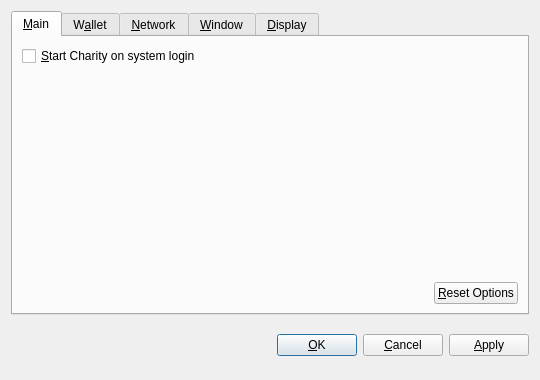
<?xml version="1.0" encoding="UTF-8"?>
<ui version="4.0">
 <class>OptionsDialog</class>
 <widget class="QDialog" name="OptionsDialog">
  <property name="geometry">
   <rect>
    <x>0</x>
    <y>0</y>
    <width>540</width>
    <height>380</height>
   </rect>
  </property>
  <property name="windowTitle">
   <string>Options</string>
  </property>
  <property name="modal">
   <bool>true</bool>
  </property>
  <layout class="QVBoxLayout" name="verticalLayout">
   <item>
    <widget class="QTabWidget" name="tabWidget">
     <property name="tabPosition">
      <enum>QTabWidget::North</enum>
     </property>
     <property name="currentIndex">
      <number>0</number>
     </property>
     <widget class="QWidget" name="tabMain">
      <attribute name="title">
       <string>&amp;Main</string>
      </attribute>
      <layout class="QVBoxLayout" name="verticalLayout_Main">
       <item>
        <widget class="QCheckBox" name="bitcoinAtStartup">
         <property name="toolTip">
          <string>Automatically start Charity after logging in to the system.</string>
         </property>
         <property name="text">
          <string>&amp;Start Charity on system login</string>
         </property>
        </widget>
       </item>
       <item>
        <spacer name="verticalSpacer_Main">
         <property name="orientation">
          <enum>Qt::Vertical</enum>
         </property>
         <property name="sizeHint" stdset="0">
          <size>
           <width>20</width>
           <height>40</height>
          </size>
         </property>
        </spacer>
       </item>
       <item>
        <layout class="QHBoxLayout" name="horizontalLayout_2_Main">
         <item>
          <spacer name="horizontalSpacer_2_Main">
           <property name="orientation">
            <enum>Qt::Horizontal</enum>
           </property>
           <property name="sizeHint" stdset="0">
            <size>
             <width>40</width>
             <height>20</height>
            </size>
           </property>
          </spacer>
         </item>
         <item>
          <widget class="QPushButton" name="resetButton">
           <property name="toolTip">
            <string>Reset all client options to default.</string>
           </property>
           <property name="text">
            <string>&amp;Reset Options</string>
           </property>
           <property name="autoDefault">
            <bool>false</bool>
           </property>
          </widget>
         </item>
        </layout>
       </item>
      </layout>
     </widget>
     <widget class="QWidget" name="tabWallet">
      <attribute name="title">
       <string>W&amp;allet</string>
      </attribute>
      <layout class="QVBoxLayout" name="verticalLayout_Network">
       <item>
        <widget class="QLabel" name="transactionFeeInfoLabel">
         <property name="text">
          <string>Optional transaction fee per kB that helps make sure your transactions are processed quickly. Most transactions are 1 kB.</string>
         </property>
         <property name="textFormat">
          <enum>Qt::PlainText</enum>
         </property>
         <property name="wordWrap">
          <bool>true</bool>
         </property>
        </widget>
       </item>
       <item>
        <layout class="QHBoxLayout" name="horizontalLayout_1_Main">
         <item>
          <widget class="QLabel" name="transactionFeeLabel">
           <property name="text">
            <string>Pay transaction &amp;fee</string>
           </property>
           <property name="textFormat">
            <enum>Qt::PlainText</enum>
           </property>
           <property name="buddy">
            <cstring>transactionFee</cstring>
           </property>
          </widget>
         </item>
         <item>
          <widget class="BitcoinAmountField" name="transactionFee"/>
         </item>
         <item>
          <spacer name="horizontalSpacer_1_Main">
           <property name="orientation">
            <enum>Qt::Horizontal</enum>
           </property>
           <property name="sizeHint" stdset="0">
            <size>
             <width>40</width>
             <height>20</height>
            </size>
           </property>
          </spacer>
         </item>
        </layout>
       </item>
       <item>
        <widget class="QLabel" name="label">
         <property name="text">
          <string>If you disable the spending of unconfirmed change, the change from a transaction cannot be used until that transaction has at least one confirmation. This also affects how your balance is computed.</string>
         </property>
         <property name="wordWrap">
          <bool>true</bool>
         </property>
        </widget>
       </item>
       <item>
        <widget class="QCheckBox" name="spendZeroConfChange">
         <property name="text">
          <string>Spend unconfirmed change  (experts only)</string>
         </property>
        </widget>
       </item>
       <item>
        <spacer name="verticalSpacer">
         <property name="orientation">
          <enum>Qt::Vertical</enum>
         </property>
         <property name="sizeHint" stdset="0">
          <size>
           <width>20</width>
           <height>40</height>
          </size>
         </property>
        </spacer>
       </item>
      </layout>
     </widget>
     <widget class="QWidget" name="tabNetwork">
      <attribute name="title">
       <string>&amp;Network</string>
      </attribute>
      <layout class="QVBoxLayout" name="verticalLayout_Network">
       <item>
        <widget class="QCheckBox" name="mapPortUpnp">
         <property name="toolTip">
          <string>Automatically open the Charity client port on the router. This only works when your router supports UPnP and it is enabled.</string>
         </property>
         <property name="text">
          <string>Map port using &amp;UPnP</string>
         </property>
        </widget>
       </item>
       <item>
        <widget class="QCheckBox" name="connectSocks">
         <property name="toolTip">
          <string>Connect to the Charity network through a SOCKS proxy (e.g. when connecting through Tor).</string>
         </property>
         <property name="text">
          <string>&amp;Connect through SOCKS proxy:</string>
         </property>
        </widget>
       </item>
       <item>
        <layout class="QHBoxLayout" name="horizontalLayout_Network">
         <item>
          <widget class="QLabel" name="proxyIpLabel">
           <property name="text">
            <string>Proxy &amp;IP:</string>
           </property>
           <property name="textFormat">
            <enum>Qt::PlainText</enum>
           </property>
           <property name="buddy">
            <cstring>proxyIp</cstring>
           </property>
          </widget>
         </item>
         <item>
          <widget class="QValidatedLineEdit" name="proxyIp">
           <property name="maximumSize">
            <size>
             <width>140</width>
             <height>16777215</height>
            </size>
           </property>
           <property name="toolTip">
            <string>IP address of the proxy (e.g. 127.0.0.1)</string>
           </property>
          </widget>
         </item>
         <item>
          <widget class="QLabel" name="proxyPortLabel">
           <property name="text">
            <string>&amp;Port:</string>
           </property>
           <property name="textFormat">
            <enum>Qt::PlainText</enum>
           </property>
           <property name="buddy">
            <cstring>proxyPort</cstring>
           </property>
          </widget>
         </item>
         <item>
          <widget class="QLineEdit" name="proxyPort">
           <property name="maximumSize">
            <size>
             <width>55</width>
             <height>16777215</height>
            </size>
           </property>
           <property name="toolTip">
            <string>Port of the proxy (e.g. 9050)</string>
           </property>
          </widget>
         </item>
         <item>
          <widget class="QLabel" name="socksVersionLabel">
           <property name="text">
            <string>SOCKS &amp;Version:</string>
           </property>
           <property name="textFormat">
            <enum>Qt::PlainText</enum>
           </property>
           <property name="buddy">
            <cstring>socksVersion</cstring>
           </property>
          </widget>
         </item>
         <item>
          <widget class="QValueComboBox" name="socksVersion">
           <property name="toolTip">
            <string>SOCKS version of the proxy (e.g. 5)</string>
           </property>
          </widget>
         </item>
         <item>
          <spacer name="horizontalSpacer_Network">
           <property name="orientation">
            <enum>Qt::Horizontal</enum>
           </property>
           <property name="sizeHint" stdset="0">
            <size>
             <width>40</width>
             <height>20</height>
            </size>
           </property>
          </spacer>
         </item>
        </layout>
       </item>
       <item>
        <spacer name="verticalSpacer_Network">
         <property name="orientation">
          <enum>Qt::Vertical</enum>
         </property>
         <property name="sizeHint" stdset="0">
          <size>
           <width>20</width>
           <height>40</height>
          </size>
         </property>
        </spacer>
       </item>
      </layout>
     </widget>
     <widget class="QWidget" name="tabWindow">
      <attribute name="title">
       <string>&amp;Window</string>
      </attribute>
      <layout class="QVBoxLayout" name="verticalLayout_Window">
       <item>
        <widget class="QCheckBox" name="minimizeToTray">
         <property name="toolTip">
          <string>Show only a tray icon after minimizing the window.</string>
         </property>
         <property name="text">
          <string>&amp;Minimize to the tray instead of the taskbar</string>
         </property>
        </widget>
       </item>
       <item>
        <widget class="QCheckBox" name="minimizeOnClose">
         <property name="toolTip">
          <string>Minimize instead of exit the application when the window is closed. When this option is enabled, the application will be closed only after selecting Quit in the menu.</string>
         </property>
         <property name="text">
          <string>M&amp;inimize on close</string>
         </property>
        </widget>
       </item>
       <item>
        <spacer name="verticalSpacer_Window">
         <property name="orientation">
          <enum>Qt::Vertical</enum>
         </property>
         <property name="sizeHint" stdset="0">
          <size>
           <width>20</width>
           <height>40</height>
          </size>
         </property>
        </spacer>
       </item>
      </layout>
     </widget>
     <widget class="QWidget" name="tabDisplay">
      <attribute name="title">
       <string>&amp;Display</string>
      </attribute>
      <layout class="QVBoxLayout" name="verticalLayout_Display">
       <item>
        <layout class="QHBoxLayout" name="horizontalLayout_1_Display">
         <item>
          <widget class="QLabel" name="langLabel">
           <property name="text">
            <string>User Interface &amp;language:</string>
           </property>
           <property name="textFormat">
            <enum>Qt::PlainText</enum>
           </property>
           <property name="buddy">
            <cstring>lang</cstring>
           </property>
          </widget>
         </item>
         <item>
          <widget class="QValueComboBox" name="lang">
           <property name="toolTip">
            <string>The user interface language can be set here. This setting will take effect after restarting Charity.</string>
           </property>
          </widget>
         </item>
        </layout>
       </item>
       <item>
        <layout class="QHBoxLayout" name="horizontalLayout_2_Display">
         <item>
          <widget class="QLabel" name="unitLabel">
           <property name="text">
            <string>&amp;Unit to show amounts in:</string>
           </property>
           <property name="textFormat">
            <enum>Qt::PlainText</enum>
           </property>
           <property name="buddy">
            <cstring>unit</cstring>
           </property>
          </widget>
         </item>
         <item>
          <widget class="QValueComboBox" name="unit">
           <property name="toolTip">
            <string>Choose the default subdivision unit to show in the interface and when sending coins.</string>
           </property>
          </widget>
         </item>
        </layout>
       </item>
       <item>
        <widget class="QCheckBox" name="displayAddresses">
         <property name="toolTip">
          <string>Whether to show Charity addresses in the transaction list or not.</string>
         </property>
         <property name="text">
          <string>&amp;Display addresses in transaction list</string>
         </property>
        </widget>
       </item>
       <item>
        <widget class="QCheckBox" name="coinControlFeatures">
         <property name="toolTip">
          <string>Whether to show coin control features or not.</string>
         </property>
         <property name="text">
          <string>Display coin &amp;control features (experts only!)</string>
         </property>
        </widget>
       </item>
       <item>
        <spacer name="verticalSpacer_Display">
         <property name="orientation">
          <enum>Qt::Vertical</enum>
         </property>
         <property name="sizeHint" stdset="0">
          <size>
           <width>20</width>
           <height>40</height>
          </size>
         </property>
        </spacer>
       </item>
      </layout>
     </widget>
    </widget>
   </item>
   <item>
    <layout class="QHBoxLayout" name="horizontalLayout_Buttons">
     <item>
      <spacer name="horizontalSpacer_1">
       <property name="orientation">
        <enum>Qt::Horizontal</enum>
       </property>
       <property name="sizeHint" stdset="0">
        <size>
         <width>40</width>
         <height>48</height>
        </size>
       </property>
      </spacer>
     </item>
     <item>
      <widget class="QLabel" name="statusLabel">
       <property name="font">
        <font>
         <weight>75</weight>
         <bold>true</bold>
        </font>
       </property>
       <property name="text">
        <string/>
       </property>
       <property name="textFormat">
        <enum>Qt::PlainText</enum>
       </property>
       <property name="wordWrap">
        <bool>true</bool>
       </property>
      </widget>
     </item>
     <item>
      <spacer name="horizontalSpacer_2">
       <property name="orientation">
        <enum>Qt::Horizontal</enum>
       </property>
       <property name="sizeHint" stdset="0">
        <size>
         <width>40</width>
         <height>48</height>
        </size>
       </property>
      </spacer>
     </item>
     <item>
      <widget class="QPushButton" name="okButton">
       <property name="text">
        <string>&amp;OK</string>
       </property>
      </widget>
     </item>
     <item>
      <widget class="QPushButton" name="cancelButton">
       <property name="text">
        <string>&amp;Cancel</string>
       </property>
       <property name="autoDefault">
        <bool>false</bool>
       </property>
      </widget>
     </item>
     <item>
      <widget class="QPushButton" name="applyButton">
       <property name="text">
        <string>&amp;Apply</string>
       </property>
       <property name="autoDefault">
        <bool>false</bool>
       </property>
      </widget>
     </item>
    </layout>
   </item>
  </layout>
 </widget>
 <customwidgets>
  <customwidget>
   <class>BitcoinAmountField</class>
   <extends>QSpinBox</extends>
   <header>bitcoinamountfield.h</header>
  </customwidget>
  <customwidget>
   <class>QValueComboBox</class>
   <extends>QComboBox</extends>
   <header>qvaluecombobox.h</header>
  </customwidget>
  <customwidget>
   <class>QValidatedLineEdit</class>
   <extends>QLineEdit</extends>
   <header>qvalidatedlineedit.h</header>
  </customwidget>
 </customwidgets>
 <resources/>
 <connections/>
</ui>
